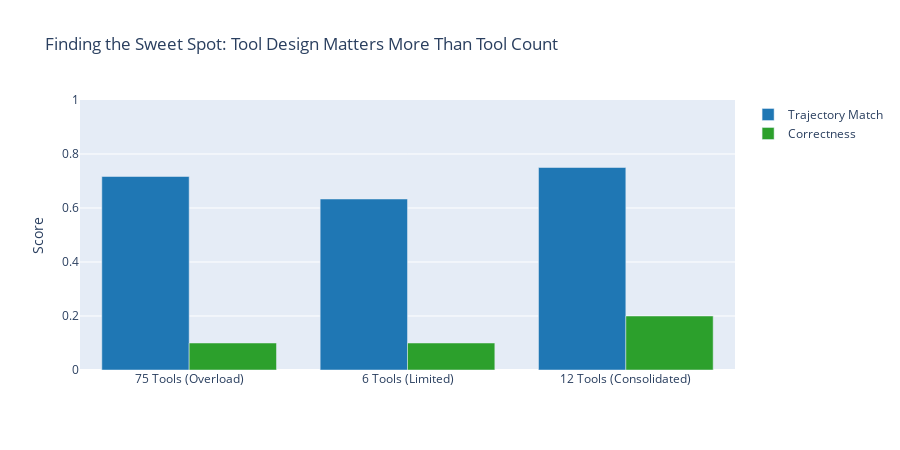

The notebook cell saved with this chart:
### Code cell
# Comparison visualization showing U-curve
configs = ["75 Tools\n(Overload)", "6 Tools\n(Limited)", "12 Tools\n(Consolidated)"]
trajectory_scores = [
    production_metrics["trajectory_match"],
    minimal_metrics["trajectory_match"],
    optimal_metrics["trajectory_match"]
]
correctness_scores = [
    production_metrics["correctness"],
    minimal_metrics["correctness"],
    optimal_metrics["correctness"]
]
efficiency_scores = [
    production_metrics["tool_efficiency"],
    minimal_metrics["tool_efficiency"],
    optimal_metrics["tool_efficiency"]
]

# Create grouped bar chart
fig = go.Figure()
fig.add_trace(go.Bar(
    name='Trajectory Match',
    x=configs,
    y=trajectory_scores,
    marker_color='#1f77b4'
))
fig.add_trace(go.Bar(
    name='Correctness',
    x=configs,
    y=correctness_scores,
    marker_color='#2ca02c'
))

fig.update_layout(
    title="Finding the Sweet Spot: Tool Design Matters More Than Tool Count",
    yaxis_title="Score",
    barmode='group',
    height=450,
    showlegend=True,
    yaxis=dict(range=[0, 1.0])
)

fig.show()

# Create summary table
comparison_df = pd.DataFrame({
    "Configuration": configs,
    "Tool Count": [len(all_tools), 6, 12],
    "Trajectory Match": [f"{s:.1%}" for s in trajectory_scores],
    "Correctness": [f"{s:.1%}" for s in correctness_scores],
    "Tool Efficiency": [f"{s:.2f}" for s in efficiency_scores],
})

display(comparison_df)

print("\n📊 Key Findings:")
print(f"   75 tools: {trajectory_scores[0]:.1%} trajectory match, {correctness_scores[0]:.1%} correctness")
print(f"   6 tools:  {trajectory_scores[1]:.1%} trajectory match, {correctness_scores[1]:.1%} correctness")
print(f"   12 tools: {trajectory_scores[2]:.1%} trajectory match, {correctness_scores[2]:.1%} correctness")
print("\n Sweet Spot Achieved:")
print("   The 12 consolidated tools outperform both extremes by using flexible parameters")
print("   instead of either too many specific tools or too few limited tools.")

### Figure 1 — Plotly figure (JSON) as saved in the notebook; plotly's stock layout.template omitted (floating-point values rounded to 4 significant figures)
{"data": [{"marker": {"color": "#1f77b4"}, "name": "Trajectory Match", "type": "bar", "x": ["75 Tools\n(Overload)", "6 Tools\n(Limited)", "12 Tools\n(Consolidated)"], "y": [0.7167, 0.6333, 0.75]}, {"marker": {"color": "#2ca02c"}, "name": "Correctness", "type": "bar", "x": ["75 Tools\n(Overload)", "6 Tools\n(Limited)", "12 Tools\n(Consolidated)"], "y": [0.1, 0.1, 0.2]}], "layout": {"barmode": "group", "height": 450, "showlegend": true, "title": {"text": "Finding the Sweet Spot: Tool Design Matters More Than Tool Count"}, "yaxis": {"range": [0, 1], "title": {"text": "Score"}}}}
